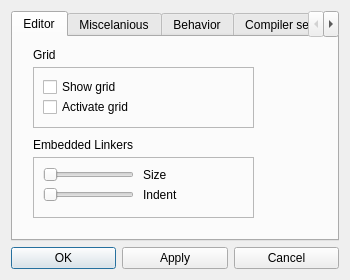
<?xml version="1.0" encoding="UTF-8"?>
<ui version="4.0">
 <class>PreferencesDialog</class>
 <widget class="QDialog" name="PreferencesDialog">
  <property name="geometry">
   <rect>
    <x>0</x>
    <y>0</y>
    <width>350</width>
    <height>280</height>
   </rect>
  </property>
  <property name="minimumSize">
   <size>
    <width>350</width>
    <height>280</height>
   </size>
  </property>
  <property name="maximumSize">
   <size>
    <width>350</width>
    <height>280</height>
   </size>
  </property>
  <property name="windowTitle">
   <string>Dialog</string>
  </property>
  <layout class="QGridLayout" name="gridLayout_2">
   <item row="0" column="0" colspan="3">
    <widget class="QTabWidget" name="preferenciesTabWidget">
     <property name="currentIndex">
      <number>0</number>
     </property>
     <widget class="QWidget" name="editorTab">
      <attribute name="title">
       <string>Editor</string>
      </attribute>
      <widget class="QFrame" name="frame">
       <property name="geometry">
        <rect>
         <x>20</x>
         <y>30</y>
         <width>221</width>
         <height>61</height>
        </rect>
       </property>
       <property name="frameShape">
        <enum>QFrame::StyledPanel</enum>
       </property>
       <property name="frameShadow">
        <enum>QFrame::Raised</enum>
       </property>
       <widget class="QCheckBox" name="showGridCheckBox">
        <property name="geometry">
         <rect>
          <x>10</x>
          <y>10</y>
          <width>191</width>
          <height>20</height>
         </rect>
        </property>
        <property name="text">
         <string>Show grid</string>
        </property>
       </widget>
       <widget class="QCheckBox" name="activateGridCheckBox">
        <property name="geometry">
         <rect>
          <x>10</x>
          <y>30</y>
          <width>191</width>
          <height>20</height>
         </rect>
        </property>
        <property name="text">
         <string>Activate grid</string>
        </property>
        <property name="tristate">
         <bool>false</bool>
        </property>
       </widget>
      </widget>
      <widget class="QLabel" name="label">
       <property name="geometry">
        <rect>
         <x>20</x>
         <y>10</y>
         <width>31</width>
         <height>16</height>
        </rect>
       </property>
       <property name="text">
        <string>Grid</string>
       </property>
      </widget>
      <widget class="QLabel" name="label_2">
       <property name="geometry">
        <rect>
         <x>20</x>
         <y>100</y>
         <width>121</width>
         <height>16</height>
        </rect>
       </property>
       <property name="text">
        <string>Embedded Linkers</string>
       </property>
      </widget>
      <widget class="QFrame" name="frame_2">
       <property name="geometry">
        <rect>
         <x>20</x>
         <y>120</y>
         <width>221</width>
         <height>61</height>
        </rect>
       </property>
       <property name="frameShape">
        <enum>QFrame::StyledPanel</enum>
       </property>
       <property name="frameShadow">
        <enum>QFrame::Raised</enum>
       </property>
       <widget class="QSlider" name="embeddedLinkerSizeSlider">
        <property name="geometry">
         <rect>
          <x>10</x>
          <y>10</y>
          <width>91</width>
          <height>16</height>
         </rect>
        </property>
        <property name="minimum">
         <number>4</number>
        </property>
        <property name="maximum">
         <number>20</number>
        </property>
        <property name="orientation">
         <enum>Qt::Horizontal</enum>
        </property>
       </widget>
       <widget class="QLabel" name="label_3">
        <property name="geometry">
         <rect>
          <x>110</x>
          <y>10</y>
          <width>101</width>
          <height>16</height>
         </rect>
        </property>
        <property name="text">
         <string>Size</string>
        </property>
       </widget>
       <widget class="QSlider" name="embeddedLinkerIndentSlider">
        <property name="geometry">
         <rect>
          <x>10</x>
          <y>30</y>
          <width>91</width>
          <height>16</height>
         </rect>
        </property>
        <property name="minimum">
         <number>5</number>
        </property>
        <property name="maximum">
         <number>20</number>
        </property>
        <property name="orientation">
         <enum>Qt::Horizontal</enum>
        </property>
       </widget>
       <widget class="QLabel" name="label_4">
        <property name="geometry">
         <rect>
          <x>110</x>
          <y>30</y>
          <width>101</width>
          <height>16</height>
         </rect>
        </property>
        <property name="text">
         <string>Indent</string>
        </property>
       </widget>
      </widget>
     </widget>
     <widget class="QWidget" name="miscTab">
      <attribute name="title">
       <string>Miscelanious</string>
      </attribute>
      <widget class="QFrame" name="frame_3">
       <property name="geometry">
        <rect>
         <x>20</x>
         <y>30</y>
         <width>221</width>
         <height>61</height>
        </rect>
       </property>
       <property name="frameShape">
        <enum>QFrame::StyledPanel</enum>
       </property>
       <property name="frameShadow">
        <enum>QFrame::Raised</enum>
       </property>
       <widget class="QCheckBox" name="antialiasingCheckBox">
        <property name="geometry">
         <rect>
          <x>10</x>
          <y>10</y>
          <width>201</width>
          <height>20</height>
         </rect>
        </property>
        <property name="text">
         <string>Antialiasing</string>
        </property>
       </widget>
       <widget class="QCheckBox" name="openGLCheckBox">
        <property name="geometry">
         <rect>
          <x>10</x>
          <y>30</y>
          <width>201</width>
          <height>20</height>
         </rect>
        </property>
        <property name="text">
         <string>OpenGL rendering</string>
        </property>
       </widget>
      </widget>
      <widget class="QLabel" name="label_5">
       <property name="geometry">
        <rect>
         <x>20</x>
         <y>10</y>
         <width>61</width>
         <height>16</height>
        </rect>
       </property>
       <property name="text">
        <string>Graphics</string>
       </property>
      </widget>
      <widget class="QLabel" name="label_6">
       <property name="geometry">
        <rect>
         <x>20</x>
         <y>100</y>
         <width>61</width>
         <height>16</height>
        </rect>
       </property>
       <property name="text">
        <string>Other</string>
       </property>
      </widget>
      <widget class="QFrame" name="frame_4">
       <property name="geometry">
        <rect>
         <x>20</x>
         <y>120</y>
         <width>221</width>
         <height>61</height>
        </rect>
       </property>
       <property name="frameShape">
        <enum>QFrame::StyledPanel</enum>
       </property>
       <property name="frameShadow">
        <enum>QFrame::Raised</enum>
       </property>
       <widget class="QCheckBox" name="splashScreenCheckBox">
        <property name="geometry">
         <rect>
          <x>10</x>
          <y>10</y>
          <width>201</width>
          <height>20</height>
         </rect>
        </property>
        <property name="text">
         <string>Show splashscreen</string>
        </property>
       </widget>
       <widget class="QCheckBox" name="chaoticEditionCheckBox">
        <property name="geometry">
         <rect>
          <x>10</x>
          <y>30</y>
          <width>201</width>
          <height>20</height>
         </rect>
        </property>
        <property name="text">
         <string>Chaotic Edition</string>
        </property>
       </widget>
      </widget>
     </widget>
     <widget class="QWidget" name="tab">
      <attribute name="title">
       <string>Behavior</string>
      </attribute>
      <widget class="QFrame" name="frame_5">
       <property name="geometry">
        <rect>
         <x>20</x>
         <y>30</y>
         <width>221</width>
         <height>41</height>
        </rect>
       </property>
       <property name="frameShape">
        <enum>QFrame::StyledPanel</enum>
       </property>
       <property name="frameShadow">
        <enum>QFrame::Raised</enum>
       </property>
       <widget class="QCheckBox" name="paletteTabCheckBox">
        <property name="geometry">
         <rect>
          <x>10</x>
          <y>10</y>
          <width>211</width>
          <height>20</height>
         </rect>
        </property>
        <property name="text">
         <string>Palette tab switching</string>
        </property>
       </widget>
      </widget>
      <widget class="QLabel" name="label_7">
       <property name="geometry">
        <rect>
         <x>20</x>
         <y>10</y>
         <width>61</width>
         <height>16</height>
        </rect>
       </property>
       <property name="text">
        <string>Automatics</string>
       </property>
      </widget>
      <widget class="QFrame" name="frame_6">
       <property name="geometry">
        <rect>
         <x>20</x>
         <y>110</y>
         <width>221</width>
         <height>71</height>
        </rect>
       </property>
       <property name="frameShape">
        <enum>QFrame::StyledPanel</enum>
       </property>
       <property name="frameShadow">
        <enum>QFrame::Raised</enum>
       </property>
       <widget class="QCheckBox" name="diagramCreateCheckBox">
        <property name="geometry">
         <rect>
          <x>10</x>
          <y>10</y>
          <width>211</width>
          <height>20</height>
         </rect>
        </property>
        <property name="text">
         <string>New diagram creating</string>
        </property>
       </widget>
       <widget class="QCheckBox" name="saveExitCheckBox">
        <property name="geometry">
         <rect>
          <x>10</x>
          <y>30</y>
          <width>211</width>
          <height>20</height>
         </rect>
        </property>
        <property name="text">
         <string>Save on exit</string>
        </property>
       </widget>
       <widget class="QCheckBox" name="chooseDiagramsToSaveCheckBox">
        <property name="geometry">
         <rect>
          <x>10</x>
          <y>50</y>
          <width>211</width>
          <height>20</height>
         </rect>
        </property>
        <property name="text">
         <string>Choose diagrams to save</string>
        </property>
       </widget>
      </widget>
      <widget class="QLabel" name="label_8">
       <property name="geometry">
        <rect>
         <x>20</x>
         <y>90</y>
         <width>61</width>
         <height>16</height>
        </rect>
       </property>
       <property name="text">
        <string>Suggestions</string>
       </property>
      </widget>
     </widget>
     <widget class="QWidget" name="tab_2">
      <attribute name="title">
       <string>Compiler settings</string>
      </attribute>
      <layout class="QGridLayout" name="gridLayout">
       <item row="0" column="1">
        <widget class="QLineEdit" name="pathToQmake"/>
       </item>
       <item row="1" column="1">
        <widget class="QLineEdit" name="pathToMake"/>
       </item>
       <item row="2" column="1">
        <widget class="QLineEdit" name="pluginExtension"/>
       </item>
       <item row="0" column="0">
        <widget class="QLabel" name="label_9">
         <property name="text">
          <string>path to qmake</string>
         </property>
        </widget>
       </item>
       <item row="1" column="0">
        <widget class="QLabel" name="label_10">
         <property name="text">
          <string>path to make</string>
         </property>
        </widget>
       </item>
       <item row="2" column="0">
        <widget class="QLabel" name="label_11">
         <property name="text">
          <string>plugin file extension</string>
         </property>
        </widget>
       </item>
       <item row="3" column="1">
        <spacer name="verticalSpacer">
         <property name="orientation">
          <enum>Qt::Vertical</enum>
         </property>
         <property name="sizeHint" stdset="0">
          <size>
           <width>20</width>
           <height>40</height>
          </size>
         </property>
        </spacer>
       </item>
      </layout>
     </widget>
    </widget>
   </item>
   <item row="1" column="0">
    <widget class="QPushButton" name="okButton">
     <property name="text">
      <string>OK</string>
     </property>
    </widget>
   </item>
   <item row="1" column="1">
    <widget class="QPushButton" name="applyButton">
     <property name="text">
      <string>Apply</string>
     </property>
    </widget>
   </item>
   <item row="1" column="2">
    <widget class="QPushButton" name="cancelButton">
     <property name="text">
      <string>Cancel</string>
     </property>
    </widget>
   </item>
  </layout>
 </widget>
 <resources/>
 <connections/>
</ui>
